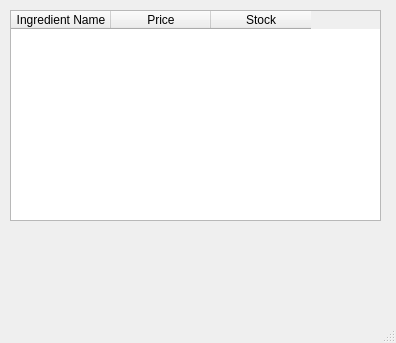
<?xml version="1.0" encoding="UTF-8"?>
<ui version="4.0">
 <class>MainWindow</class>
 <widget class="QMainWindow" name="MainWindow">
  <property name="geometry">
   <rect>
    <x>0</x>
    <y>0</y>
    <width>396</width>
    <height>343</height>
   </rect>
  </property>
  <property name="windowTitle">
   <string>MainWindow</string>
  </property>
  <widget class="QWidget" name="centralwidget">
   <widget class="QTableWidget" name="InventoryTable">
    <property name="geometry">
     <rect>
      <x>10</x>
      <y>10</y>
      <width>371</width>
      <height>211</height>
     </rect>
    </property>
    <column>
     <property name="text">
      <string>Ingredient Name</string>
     </property>
    </column>
    <column>
     <property name="text">
      <string>Price</string>
     </property>
    </column>
    <column>
     <property name="text">
      <string>Stock</string>
     </property>
    </column>
   </widget>
  </widget>
  <widget class="QMenuBar" name="menubar">
   <property name="geometry">
    <rect>
     <x>0</x>
     <y>0</y>
     <width>396</width>
     <height>26</height>
    </rect>
   </property>
  </widget>
  <widget class="QStatusBar" name="statusbar"/>
 </widget>
 <resources/>
 <connections/>
</ui>
